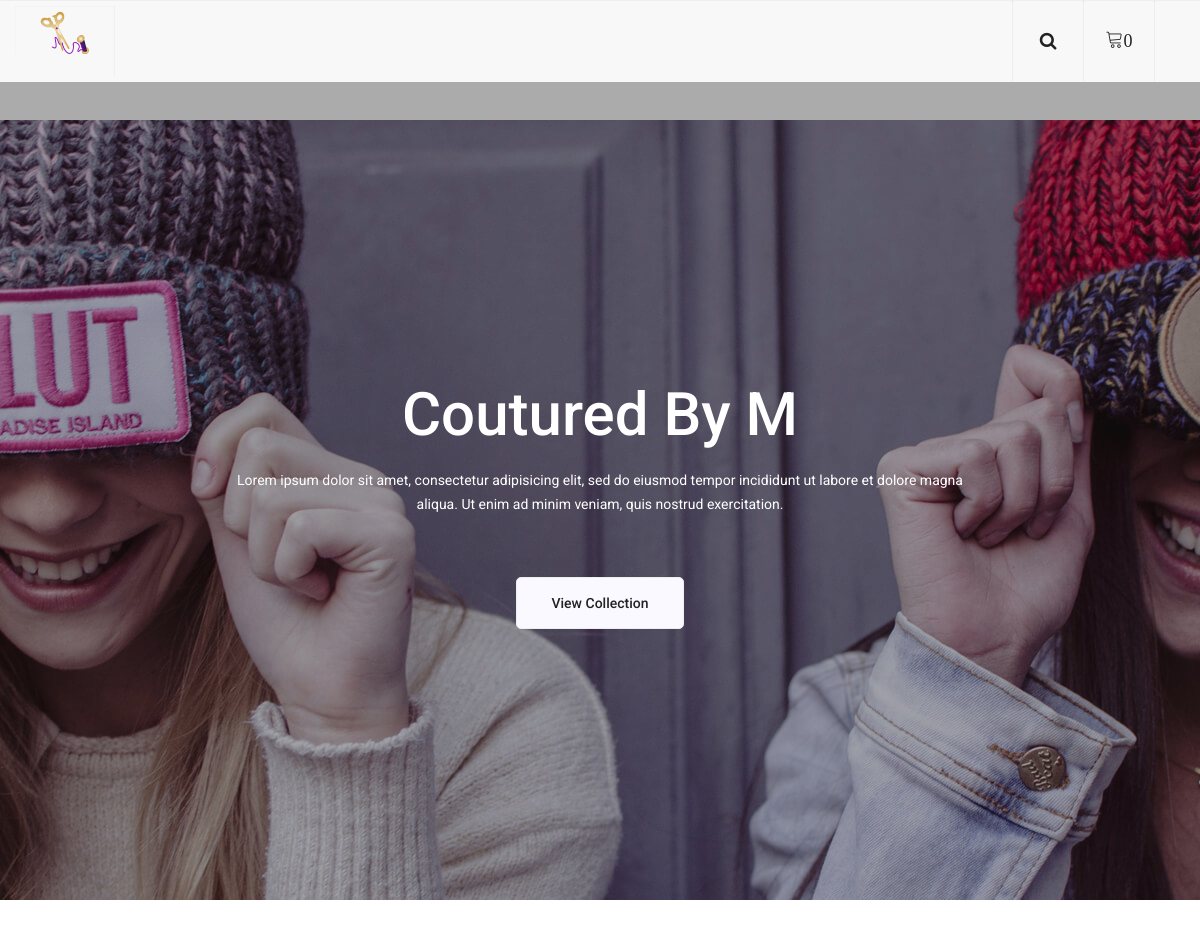
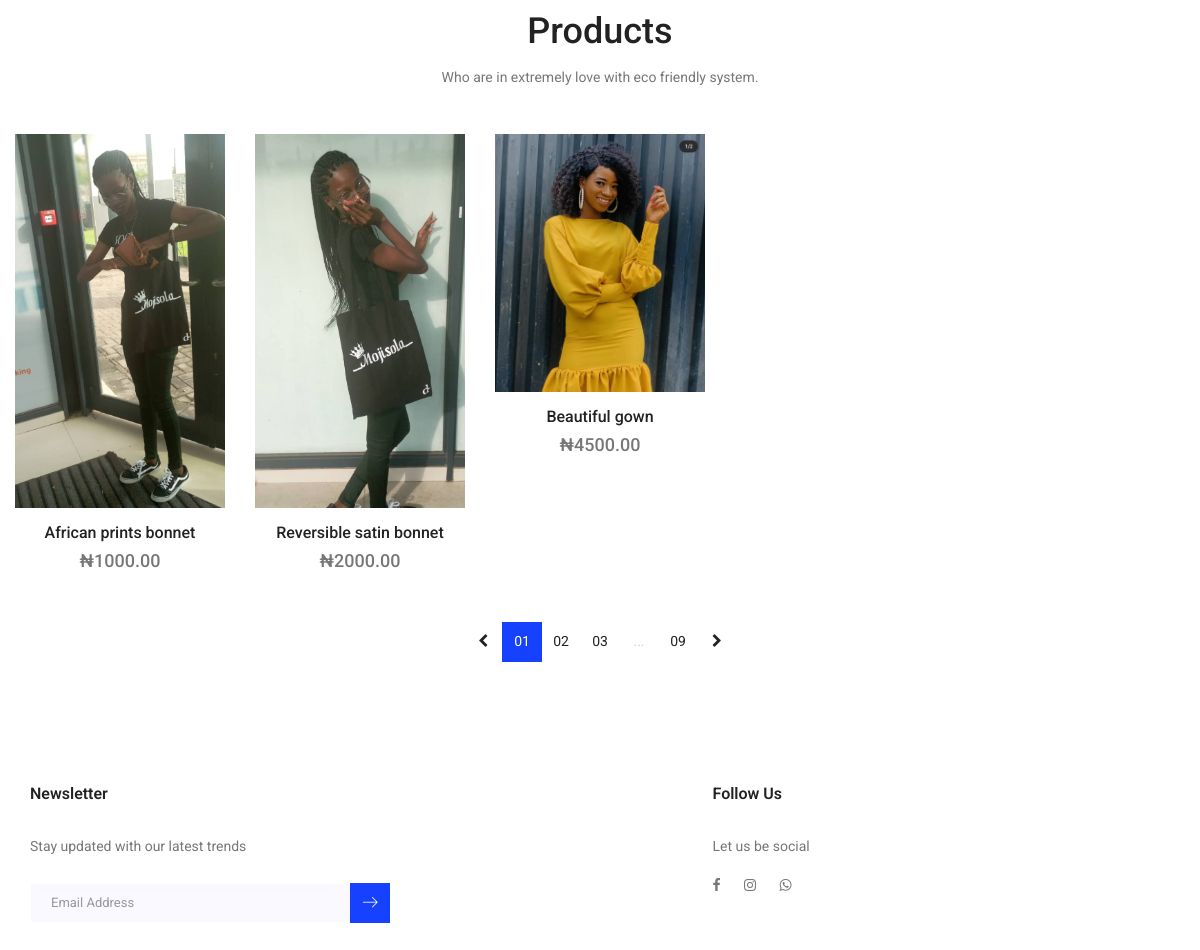
The page / on the database its author committed (2 pictures, top to bottom).
### product/models.py (models this page shows, shortened)
class Product(models.Model):
    active = models.BooleanField(default=True)
    name = models.CharField(max_length=150, null=True)
    price = models.FloatField()
    image = models.ImageField(null=True, blank=True)
    @property
    def imageURL(self):
        try:
            url = self.image.url
        except:
            url = ''
        return url

### product/views.py (the view)
# urls.py: path('', views.index, name='index'),
def index(request):
    if request.user.is_authenticated:
        customer = request.user.customer
        order, created = Order.objects.get_or_create(customer=customer, complete=False)
        items = order.orderitem_set.all()
        cartItems = order.get_cart_items
    else:
        items = []
        order  = {'get_cart_total': 0, 'get_cart_items': 0}
        cartItems = order['get_cart_items']
    products = Product.objects.all()
    context = {'products': products, 'cartItems': cartItems}
    return render(request, 'index.html', context)

### templates/index.html (shortened to what this page needs)
{% load static %}
<!doctype html>
<html lang="en">
<head>
	<link rel="stylesheet" href="{% static 'css/bootstrap.css' %}">
	<link rel="stylesheet" href="{% static 'vendors/linericon/style.css' %}">
	<link rel="stylesheet" href="{% static 'css/font-awesome.min.css' %}">
	<link rel="stylesheet" href="{% static 'vendors/owl-carousel/owl.carousel.min.css' %}">
	<link rel="stylesheet" href="{% static 'vendors/lightbox/simpleLightbox.css' %}">
	<link rel="stylesheet" href="{% static 'vendors/nice-select/css/nice-select.css' %}">
	<link rel="stylesheet" href="{% static 'vendors/animate-css/animate.css' %}">
	<link rel="stylesheet" href="{% static 'vendors/jquery-ui/jquery-ui.css' %}">
	<link rel="stylesheet" href="{% static 'css/style.css' %}">
	<link rel="stylesheet" href="{% static 'css/responsive.css' %}">
</head>
<body>
	<header class="header_area">
		<div class="main_menu">
			<nav class="navbar navbar-expand-lg navbar-light">
				<div class="container-fluid">
					<a class="navbar-brand logo_h" href="/">
						<img src="{% static 'img/CBM.png' %}">
					</a>
					<div class="collapse navbar-collapse offset" id="navbarSupportedContent">
						<div class="row w-100">
							<div class="col-lg-7 pr-0">
							</div>
							<div class="col-lg-5">
								<ul class="nav navbar-nav navbar-right right_nav pull-right">
									<li class="nav-item">
										<a href="#" class="icons">
											<i class="fa fa-search" aria-hidden="true"></i>
										</a>
									</li>
									<li class="nav-item">
										<a href="cart" class="icons">
											<i class="lnr lnr lnr-cart"><span>{{cartItems}}</span></i>
										</a>
									</li>
								</ul>
							</div>
						</div>
					</div>
				</div>
			</nav>
		</div>
	</header>
	<section class="home_banner_area">
		<div class="overlay"></div>
		<div class="banner_inner d-flex align-items-center">
			<div class="container">
				<div class="banner_content row">
					<div class="offset-lg-2 col-lg-8">
						<h3>Coutured By M</h3>
						<p>Lorem ipsum dolor sit amet, consectetur adipisicing elit, sed do eiusmod tempor incididunt ut labore et dolore magna
							aliqua. Ut enim ad minim veniam, quis nostrud exercitation.</p>
						<a class="white_bg_btn" href="#">View Collection</a>
					</div>
				</div>
			</div>
		</div>
	</section>
	<section class="feature_product_area section_gap">
		<div class="main_box">
			<div class="container-fluid">
				<div class="row">
					<div class="main_title">
						<h2> Products</h2>
						<p>Who are in extremely love with eco friendly system.</p>
					</div>
				</div>
				<div class="row">
					{% for product in products %}
					<div class="col col1">
						<div class="f_p_item">
							<div class="f_p_img">
								<img class="img-fluid" src="{{product.imageURL}}" alt="">
							</div>
							<a href="#">
								<h4>{{product.name}}</h4>
							</a>
							<h5>₦{{product.price|floatformat:2}}</h5>
						</div>
					</div>
					{% endfor %}
				</div>
				<div class="row">
					<nav class="cat_page mx-auto" aria-label="Page navigation example">
						<ul class="pagination">
							<li class="page-item">
								<a class="page-link" href="#">
									<i class="fa fa-chevron-left" aria-hidden="true"></i>
								</a>
							</li>
							<li class="page-item active">
								<a class="page-link" href="#">01</a>
							</li>
							<li class="page-item">
								<a class="page-link" href="#">02</a>
							</li>
							<li class="page-item">
								<a class="page-link" href="#">03</a>
							</li>
							<li class="page-item blank">
								<a class="page-link" href="#">...</a>
							</li>
							<li class="page-item">
								<a class="page-link" href="#">09</a>
							</li>
							<li class="page-item">
								<a class="page-link" href="#">
									<i class="fa fa-chevron-right" aria-hidden="true"></i>
								</a>
							</li>
						</ul>
					</nav>
				</div>
			</div>
		</div>
	</section>
	<footer class="footer-area section_gap">
		<div class="container">
			<div class="row">
				<div class="col-lg-4 col-md-6 col-sm-6">
					<div class="single-footer-widget">
						<h6 class="footer_title">Newsletter</h6>
						<p>Stay updated with our latest trends</p>
						<div id="mc_embed_signup">
							<form target="_blank" action="" method="get" class="subscribe_form relative">
								<div class="input-group d-flex flex-row">
									<input name="EMAIL" placeholder="Email Address" onfocus="this.placeholder = ''" onblur="this.placeholder = 'Email Address '"
									 required="" type="email">
									<button class="btn sub-btn">
										<span class="lnr lnr-arrow-right"></span>
									</button>
								</div>
							</form>
						</div>
					</div>
				</div>
				<div class="col-lg-3 col-md-6 col-sm-6">
				</div>
				<div class="col-lg-2 col-md-6 col-sm-6">
					<div class="single-footer-widget f_social_wd">
						<h6 class="footer_title">Follow Us</h6>
						<p>Let us be social</p>
						<div class="f_social">
							<a href="#">
								<i class="fa fa-facebook"></i>
							</a>
							<a href="#">
								<i class="fa fa-instagram"></i>
							</a>
							<a href="#">
								<i class="fa fa-whatsapp"></i>
							</a>
						</div>
					</div>
				</div>
			</div>
		</div>
	</footer>
</body>
</html>

### rows shown on the page
Product: imageURL (picture), name "African prints bonnet", price "1000.00"
Product: imageURL (picture), name "Reversible satin bonnet", price "2000.00"
Product: imageURL (picture), name "Beautiful gown", price "4500.00"

### other values the page prints
{{ cartItems }} "0"
